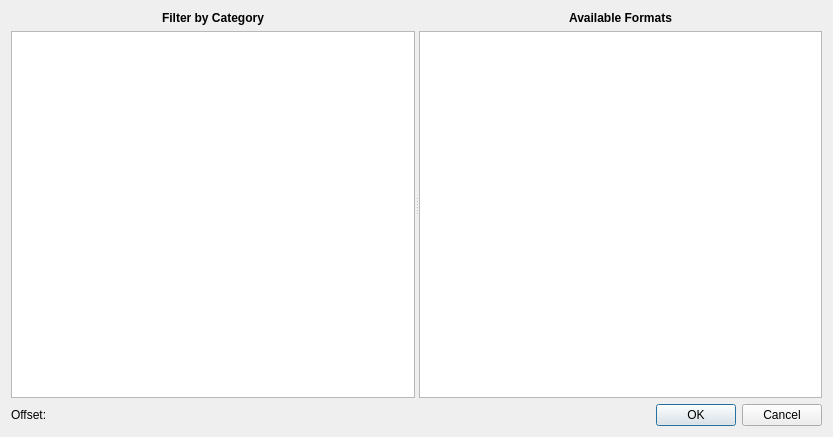
<?xml version="1.0" encoding="UTF-8"?>
<ui version="4.0">
 <class>FormatsDialog</class>
 <widget class="QDialog" name="FormatsDialog">
  <property name="windowModality">
   <enum>Qt::ApplicationModal</enum>
  </property>
  <property name="geometry">
   <rect>
    <x>0</x>
    <y>0</y>
    <width>833</width>
    <height>437</height>
   </rect>
  </property>
  <property name="windowTitle">
   <string>Format Manager</string>
  </property>
  <property name="windowIcon">
   <iconset resource="../../../../resources.qrc">
    <normaloff>:/app_icons/res/app.png</normaloff>:/app_icons/res/app.png</iconset>
  </property>
  <property name="modal">
   <bool>true</bool>
  </property>
  <layout class="QVBoxLayout" name="verticalLayout_3" stretch="1,0">
   <item>
    <widget class="QSplitter" name="splitter">
     <property name="orientation">
      <enum>Qt::Horizontal</enum>
     </property>
     <widget class="QWidget" name="layoutWidget2">
      <layout class="QVBoxLayout" name="verticalLayout">
       <item>
        <widget class="QLabel" name="label_2">
         <property name="text">
          <string>&lt;html&gt;&lt;head/&gt;&lt;body&gt;&lt;p&gt;&lt;span style=&quot; font-weight:600;&quot;&gt;Filter by Category&lt;/span&gt;&lt;/p&gt;&lt;/body&gt;&lt;/html&gt;</string>
         </property>
         <property name="alignment">
          <set>Qt::AlignCenter</set>
         </property>
        </widget>
       </item>
       <item>
        <widget class="QTreeView" name="tvCategory">
         <property name="editTriggers">
          <set>QAbstractItemView::NoEditTriggers</set>
         </property>
         <property name="showDropIndicator" stdset="0">
          <bool>false</bool>
         </property>
         <property name="alternatingRowColors">
          <bool>true</bool>
         </property>
         <property name="iconSize">
          <size>
           <width>0</width>
           <height>0</height>
          </size>
         </property>
         <property name="rootIsDecorated">
          <bool>false</bool>
         </property>
         <property name="uniformRowHeights">
          <bool>true</bool>
         </property>
         <property name="itemsExpandable">
          <bool>false</bool>
         </property>
         <property name="expandsOnDoubleClick">
          <bool>false</bool>
         </property>
         <attribute name="headerVisible">
          <bool>false</bool>
         </attribute>
        </widget>
       </item>
      </layout>
     </widget>
     <widget class="QWidget" name="layoutWidget1">
      <layout class="QVBoxLayout" name="verticalLayout_2">
       <item>
        <widget class="QLabel" name="label">
         <property name="text">
          <string>&lt;b&gt;Available Formats&lt;/b&gt;</string>
         </property>
         <property name="alignment">
          <set>Qt::AlignCenter</set>
         </property>
        </widget>
       </item>
       <item>
        <widget class="QTreeView" name="tvFormats">
         <property name="editTriggers">
          <set>QAbstractItemView::NoEditTriggers</set>
         </property>
         <property name="showDropIndicator" stdset="0">
          <bool>false</bool>
         </property>
         <property name="alternatingRowColors">
          <bool>true</bool>
         </property>
         <property name="iconSize">
          <size>
           <width>16</width>
           <height>16</height>
          </size>
         </property>
         <property name="rootIsDecorated">
          <bool>false</bool>
         </property>
         <property name="uniformRowHeights">
          <bool>true</bool>
         </property>
         <property name="itemsExpandable">
          <bool>false</bool>
         </property>
         <property name="expandsOnDoubleClick">
          <bool>false</bool>
         </property>
        </widget>
       </item>
      </layout>
     </widget>
    </widget>
   </item>
   <item>
    <layout class="QHBoxLayout" name="horizontalLayout_2" stretch="1,0,0">
     <item>
      <layout class="QHBoxLayout" name="horizontalLayout" stretch="0,1">
       <item>
        <widget class="QLabel" name="label_3">
         <property name="text">
          <string>Offset:</string>
         </property>
        </widget>
       </item>
       <item>
        <widget class="SpinBoxBaseSelector" name="sbbsOffset" native="true"/>
       </item>
      </layout>
     </item>
     <item>
      <spacer name="horizontalSpacer">
       <property name="orientation">
        <enum>Qt::Horizontal</enum>
       </property>
       <property name="sizeHint" stdset="0">
        <size>
         <width>40</width>
         <height>20</height>
        </size>
       </property>
      </spacer>
     </item>
     <item>
      <widget class="QDialogButtonBox" name="buttonBox">
       <property name="standardButtons">
        <set>QDialogButtonBox::Cancel|QDialogButtonBox::Ok</set>
       </property>
      </widget>
     </item>
    </layout>
   </item>
  </layout>
 </widget>
 <customwidgets>
  <customwidget>
   <class>SpinBoxBaseSelector</class>
   <extends>QWidget</extends>
   <header>spinboxbaseselector/spinboxbaseselector.h</header>
   <container>1</container>
  </customwidget>
 </customwidgets>
 <resources>
  <include location="../../../../resources.qrc"/>
 </resources>
 <connections/>
</ui>
